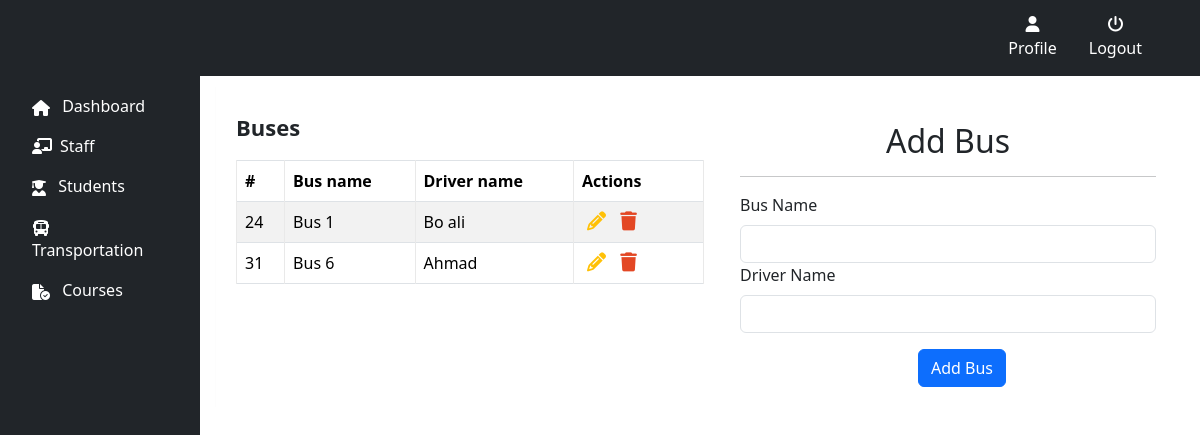
Screenshot of /php/admin/transportation.php with the database file from the repository.
### tables this page shows
CREATE TABLE `bus` (
  `bus_id` int(11) NOT NULL,
  `bus_name` varchar(50) NOT NULL,
  `driver_name` varchar(50) DEFAULT NULL
);

### php/admin/transportation.php (the view, shortened to what this page needs)
<?php
include_once '../include/connect.php';
$sql = "SELECT bus_id, bus_name, driver_name FROM bus";
if ($stmt = mysqli_prepare($connection, $sql)) {
    mysqli_stmt_execute($stmt);
    $result = mysqli_stmt_get_result($stmt);
} else {
    echo "Error in preparing SQL statement: " . mysqli_error($connection);
}
?>
<!DOCTYPE html>
<html lang="en">
<head>
    <link href="../../external/bootstrap/bootstrap.min.css" rel="stylesheet">
    <link href="../../external/fontawesome/css/all.min.css" rel="stylesheet">
    <link href="../../external/fontawesome/css/fontawesome.min.css" rel="stylesheet">
    <link href="../../css/transportation.css" rel="stylesheet">
</head>
<?php
include '../include/navbar.php';
?>
<body>
    <div class="row">
        <div class="col-md-2">
            <?php include '../include/sidebar.php'; ?>
        </div>
        <div class="col-md-10">
            <div class="table-responsive">
                <div class="container mt-3">
                    <div class="table-wrapper">
                        <div class="row">
                            <div class="col-md-6">
                                <div class="table-title">
                                    <div class="row">
                                        <div class="col-sm-8">
                                            <h2><b>Buses</b></h2>
                                        </div>
                                    </div>
                                </div>
                                <table class="table table-striped table-hover table-bordered">
                                    <thead>
                                        <tr>
                                            <th>#</th>
                                            <th>Bus name</th>
                                            <th>Driver name</th>
                                            <th>Actions</th>
                                        </tr>
                                    </thead>
                                    <tbody>
                                        <?php
                                        while ($row = mysqli_fetch_assoc($result)) {
                                            $bus_id = $row['bus_id'];
                                            $bus_name = $row['bus_name'];
                                            $driver_name = $row['driver_name'];
                                            echo "<tr>";
                                            echo "<td>$bus_id</td>";
                                            echo "<td>$bus_name</td>";
                                            echo "<td>$driver_name</td>";
                                            echo "<td>";
                                            echo '   <a href="edit_transportation.php?edit=' . $bus_id . '" class="edit" title="Edit" name="edit" data-toggle="tooltip"><i class="fa-solid fa-pencil"></i></a>';
                                            echo '   <a href="transportation.php?delete=' . $bus_id . '" class="delete" title="Delete" name="delete" data-toggle="tooltip" onclick="return confirm(\'Delete this bus?\');"><i class="fa-solid fa-trash"></i></a>';
                                            echo "</td>";
                                            echo "</tr>";
                                        }
                                        echo '  </tbody>';
                                        echo '</table>';
                                        ?>
                            </div>
                            <div class="col-md-6">
                                <form action="" method="POST">
                                    <div class="container mt-3">
                                        <div class="row me-3">
                                            <div class="mb-3">
                                                <center>
                                                    <h2>Add Bus</h2>
                                                </center>
                                                <hr>
                                                <label for="bus_name" class="form-label">Bus Name</label>
                                                <input type="text" class="form-control" id="bus_name" name="bus_name" required>
                                                <label for="driver_name" class="form-label">Driver Name</label>
                                                <input type="text" class="form-control" id="driver_name" name="driver_name">
                                            </div>
                                        </div>
                                    </div>
                                    <center>
                                        <button type="submit" class="btn btn-primary" name="submit">Add Bus</button>
                                    </center>
                                </form>
                            </div>
                        </div>
                    </div>
                </div>
            </div>
        </div>
    </div>
</body>
</html>

### css/transportation.css (style rules this page uses)
.table-wrapper { min-width: 1000px; background: #fff; padding: 20px; box-shadow: 0 1px 1px rgba(0, 0, 0, .05); }
.table-title { padding-bottom: 10px; margin: 0 0 10px; }
.table-title h2 { margin: 8px 0 0; font-size: 22px; }
table.table tr th, table.table tr td { border-color: #e9e9e9; }
table.table-striped tbody tr:nth-of-type(odd) { background-color: #fcfcfc; }
table.table td:last-child { width: 130px; }
table.table td a { color: #a0a5b1; display: inline-block; margin: 0 5px; }
table.table td a.edit { color: #FFC107; }
table.table td a.delete { color: #E34724; }
table.table td i { font-size: 19px; }

### php/include/navbar.php (style rules this page uses)
body { padding-top: 70px; }

### rows the page displays
bus: bus_id "24", bus_name "Bus 1", driver_name "Bo ali"
bus: bus_id "31", bus_name "Bus 6", driver_name "Ahmad"
